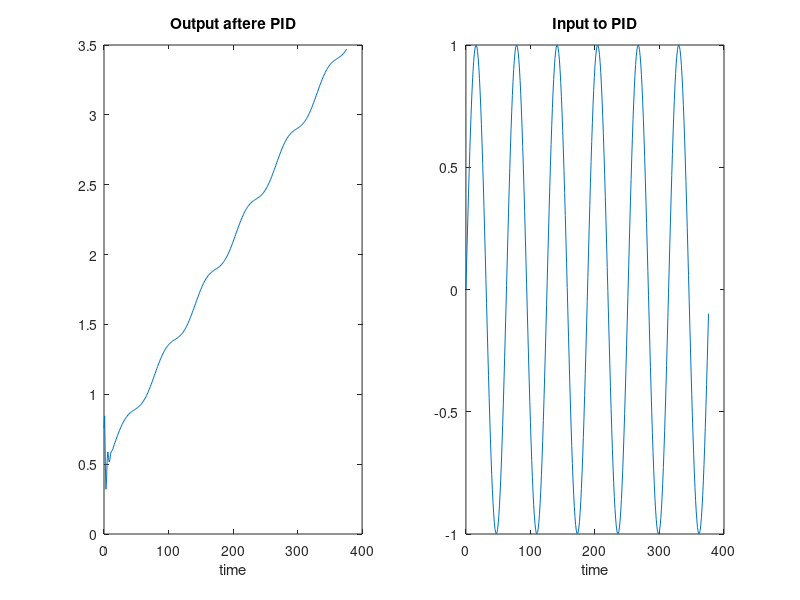

Reproduce this figure in MATLAB.
%% PID Control Implementation 
%ARK 
%PID TEST CODE 1 

% %% Step function input 0 to 1 with two cycles 
% 
% %Step1 
% arr = zeros(1,20); %twenty  time points of 0 before step 
% time = 0:19; 
% arr = [arr, 1]; 
% time = [time, 19.02];
% arr = [arr, ones(1,20)]; % step up to 1 and maintain for 20 time points 
% time = [time, 20:39];
% 
% %Step 2 
% arr = [arr,zeros(1,20)]; 
% time = [time, 40:59]; 
% arr = [arr, 1]; 
% time = [time, 59.02];
% arr = [arr, ones(1,20)]; 
% time = [time, 60:79];
% %Plot input factors 
% subplot(1,2,2)
% plot(time, arr)
% title('Input to PID') 
% xlabel('time') 

%% Step function input 0 to 1 and then 0 to 2  

%Step1 
arr = zeros(1,20); %twenty  time points of 0 before step 
time = 0:19; 
arr = [arr, 1]; 
time = [time, 19.02];
arr = [arr, ones(1,20)]; % step up to 1 and maintain for 20 time points 
time = [time, 20:39];

%Step 2 
arr = [arr,zeros(1,20)]; 
time = [time, 40:59]; 
arr = [arr, 2]; 
time = [time, 59.02];
arr = [arr,2,2,2,2,2,2,2,2,2,2,2,2,2,2,2,2,2,2,2,2]; 
time = [time, 60:79];

%Plot input array 
subplot(1,2,2)
plot(time, arr)
% title('Input to PID') 
% xlabel('time') 

%%  Sine Wave input 

in = [0:0.1:12*pi];
time = [0:376]; 
arr = sin(in); 
subplot(1,2,2)
plot(time, arr) 
title('Input to PID') 
xlabel('time') 
%% PID loop w/ Step Function 
micro_out = 0; %Theoretical final output from microcontroller 
error =0; % Error from setpoint to input at specific time point 
previousE=0; % error from previous window 
to_plot = []; %intialize for plot view 
threshold = 0.5; % Set-point 
k=1; % Proportional Constant 
k2=0.008; % Integral Constant 
k3=0.5; % Derivative Constant 
for i=1:length(arr) % to the length of the  input 
    
    %%(the length would be infinite, so would have to just establish while
    %%loop until power off or some outside command is established. 
    
    %function with feedback from previous output
    input_to_pid = arr(i) - micro_out; 
    
    %Error definition as Threshold (0 Contraction) vs. Input with feedback 
    error = threshold - input_to_pid;
    
    %Proportional Term 
    pe = k * error; 
    
    %Integral Term 
    error_n = error + previousE; %Sum the error from previous window and the current error 
    ie = k2 * i;
    
    %Differential Term 
    d = error - previousE; %Take the current error minus the previous error assuming it is converging in the next window of time
    de = k3 * d; 
    
    %Establish previous error for next window 
    previousE = error;
    
    %Micro output is the sum of all the error terms 
    micro_out = input_to_pid + pe + ie + de;
    
    %Output array for plotting 
    to_plot = [to_plot, micro_out];
    
end 
subplot(1,2,1)
plot(time, to_plot)
title('Output aftere PID')
xlabel('time')

